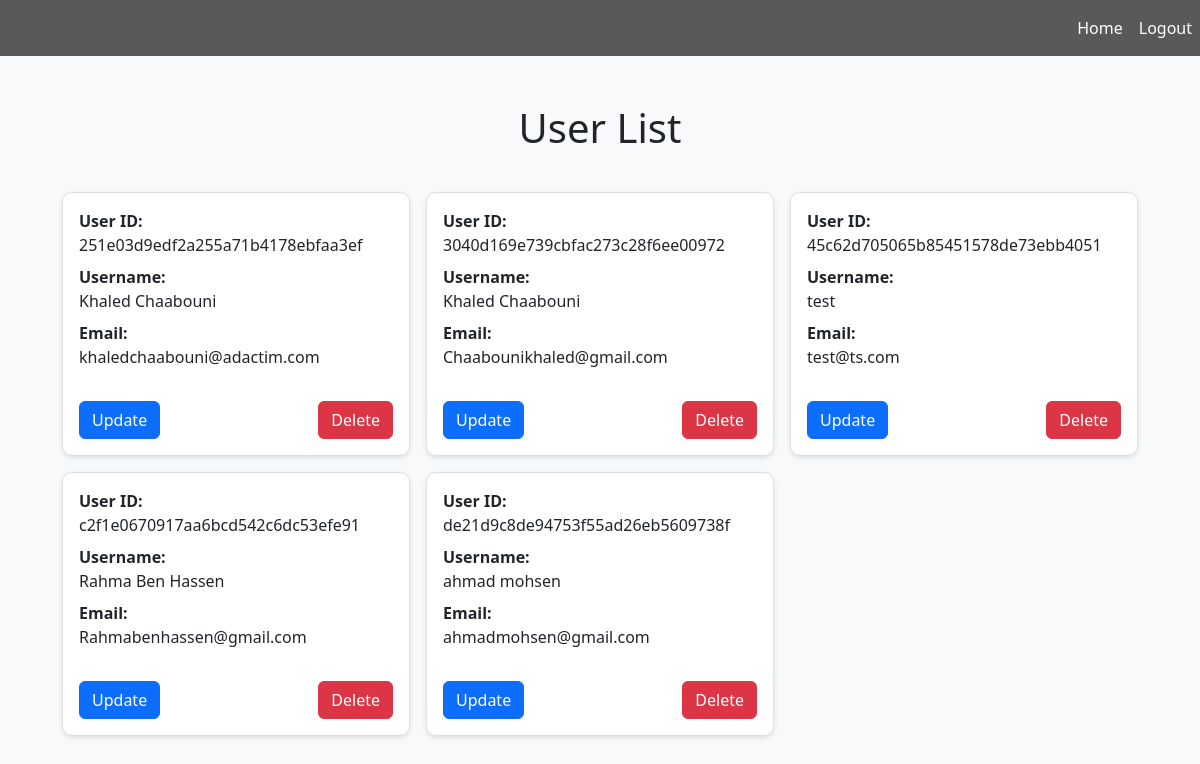
The app's page /view/adminpanel.php (signed in) with its own data.
### tables this page shows
CREATE TABLE IF NOT EXISTS `users` (
  `user_id` varchar(500) NOT NULL,
  `account_type` enum('admin','simple_user') NOT NULL DEFAULT 'simple_user',
  `username` varchar(500) NOT NULL,
  `email` varchar(500) NOT NULL,
  `password` varchar(500) NOT NULL,
  PRIMARY KEY (`user_id`)
);

### view/adminpanel.php (the view, shortened to what this page needs)
<!DOCTYPE html>
<html>
<head>
    <link href="https://cdn.jsdelivr.net/npm/bootstrap@5.3.0/dist/css/bootstrap.min.css" rel="stylesheet">
</head>
<body>
    <?php
    include_once 'navbar.php';
    require_once '../model/dbcon.php';
    if (isset($_SESSION['lgdin']) && $_SESSION['lgdin']) {
        $userId = $_SESSION['userid'];
        $sql = "SELECT account_type FROM users WHERE user_id = '$userId'";
        $result = $conn->query($sql);
        if ($result->num_rows === 1) {
            $row = $result->fetch_assoc();
            $accountType = $row['account_type'];
            if ($accountType === 'admin') {
            ?>
                <h1 class="text-center mt-5">User List</h1>
                <div class="user-list container">
                    <?php
                    $sql = "SELECT user_id, username, email FROM users";
                    $result = $conn->query($sql);
                    if ($result->num_rows > 0) {
                        while ($row = $result->fetch_assoc()) {
                            ?>
                            <div class="user-div">
                                <p><strong>User ID:</strong><br> <?php echo $row['user_id']; ?></p>
                                <p><strong>Username:</strong><br> <?php echo $row['username']; ?></p>
                                <p><strong>Email:</strong><br><?php echo $row['email']; ?><br><br></p>
                                <div class="btn-container">
                                    <form action="update.php" method="post">
                                        <input type="submit" class="btn btn-primary" value="Update">
                                    </form>
                                    <form action="../controller/delete_user.php" method="post">
                                        <input type="submit" class="btn btn-danger" value="Delete">
                                    </form>
                                </div>
                            </div>
                            <?php
                        }
                    } else {
                        echo "<p class='text-center mt-4'>No users found.</p>";
                    }
                    ?>
                </div>
            <?php
            }
            else{
                ?>
                <h1 class="text-center mt-5">Unautherized Access!</h1>
                <?php
            }
        }
    }
    ?>
</body>
</html>

### view/navbar.php (shortened to what this page needs)
<head>
</head>
<nav class="navbar navbar-expand-md justify-content-end">
    <div class="d-flex align-items-center">
        <ul class="navbar-nav ml-auto">
        <?php
        if(basename($_SERVER['PHP_SELF']) === 'index.php'){
            if (isset($_SESSION['lgdin'])) {
                if ($_SESSION['lgdin']){
                    ?>
                    <?php
                    if (isset($_SESSION['acctype'])) {
                        if ($_SESSION['acctype']=="admin"){
                            ?>
                            <li class="nav-item"><a href="adminpanel.php" class="nav-link">Profiles</a></li>
                            <li class="nav-item"><a href="../controller/logout_redirect.php" class="nav-link">Logout</a></li>
                            <?php
                        }else{
                            ?>
                            <li class="nav-item"><a href="profile.php" class="nav-link">Profile</a></li>
                            <li class="nav-item"><a href="../controller/logout_redirect.php" class="nav-link">Logout</a></li>
                            <?php
                        }
                        ?>
                        <?php
                    }else{
                        ?>
                        <li class="nav-item"><a href="profile.php" class="nav-link">Profile</a></li>
                        <li class="nav-item"><a href="../controller/logout_redirect.php" class="nav-link">Logout</a></li>
                        <?php
                    }
                    ?>
                    <?php
                }else{
                    ?>
                    <li class="nav-item"><a href="signup.php" class="nav-link">Sign up</a></li>
                    <?php
                }
            }else{
                ?>
                <li class="nav-item"><a href="signup.php" class="nav-link">Sign up</a></li>
                <?php
            }
        }else{
            ?>
                <li class="nav-item"><a href="index.php" class="nav-link">Home</a></li>
                <?php
                if (isset($_SESSION['lgdin'])){
                    if ($_SESSION['lgdin']){
                        ?>
                        <li class="nav-item"><a href="../controller/logout_redirect.php" class="nav-link">Logout</a></li>
                        <?php
                    }else{
                        ?>
                        <li class="nav-item"><a href="../view/signup.php" class="nav-link">Sign up</a></li>
                        <?php
                    }
                }else{
                    ?>
                    <li class="nav-item"><a href="../view/signup.php" class="nav-link">Sign up</a></li>
                    <?php
                }
                ?>
                    <?php
        }
        ?>
        </ul>
    </div>
</nav>

### view/adminpanel.php (style rules this page uses)
body { background-color: #f8f9fa; }
.user-list { display: grid; grid-template-columns: repeat(auto-fill, minmax(300px, 1fr)); gap: 1rem; padding: 2rem; }
.user-div { background-color: #fff; border: 1px solid #e0e0e0; padding: 1rem; border-radius: 10px; box-shadow: 0px 2px 5px rgba(0, 0, 0, 0.1); }
.user-div p { margin: 0; margin-bottom: 0.5rem; }
.user-div .btn-container { display: flex; justify-content: space-between; align-items: center; margin-top: 0.5rem; }
.user-div .btn-container form { display: flex; gap: 1rem; }

### view/navbar.php (style rules this page uses)
.navbar { background-color: rgba(0, 0, 0, 0.8); opacity:80%; }
.navbar .nav-link { color: white; }

### records on screen
users: user_id "251e03d9edf2a255a71b4178ebfaa3ef", username "Khaled Chaabouni", email "khaledchaabouni@adactim.com"
users: user_id "3040d169e739cbfac273c28f6ee00972", username "Khaled Chaabouni", email "Chaabounikhaled@gmail.com"
users: user_id "45c62d705065b85451578de73ebb4051", username "test", email "test@ts.com"
users: user_id "c2f1e0670917aa6bcd542c6dc53efe91", username "Rahma Ben Hassen", email "Rahmabenhassen@gmail.com"
users: user_id "de21d9c8de94753f55ad26eb5609738f", username "ahmad mohsen", email "ahmadmohsen@gmail.com"
